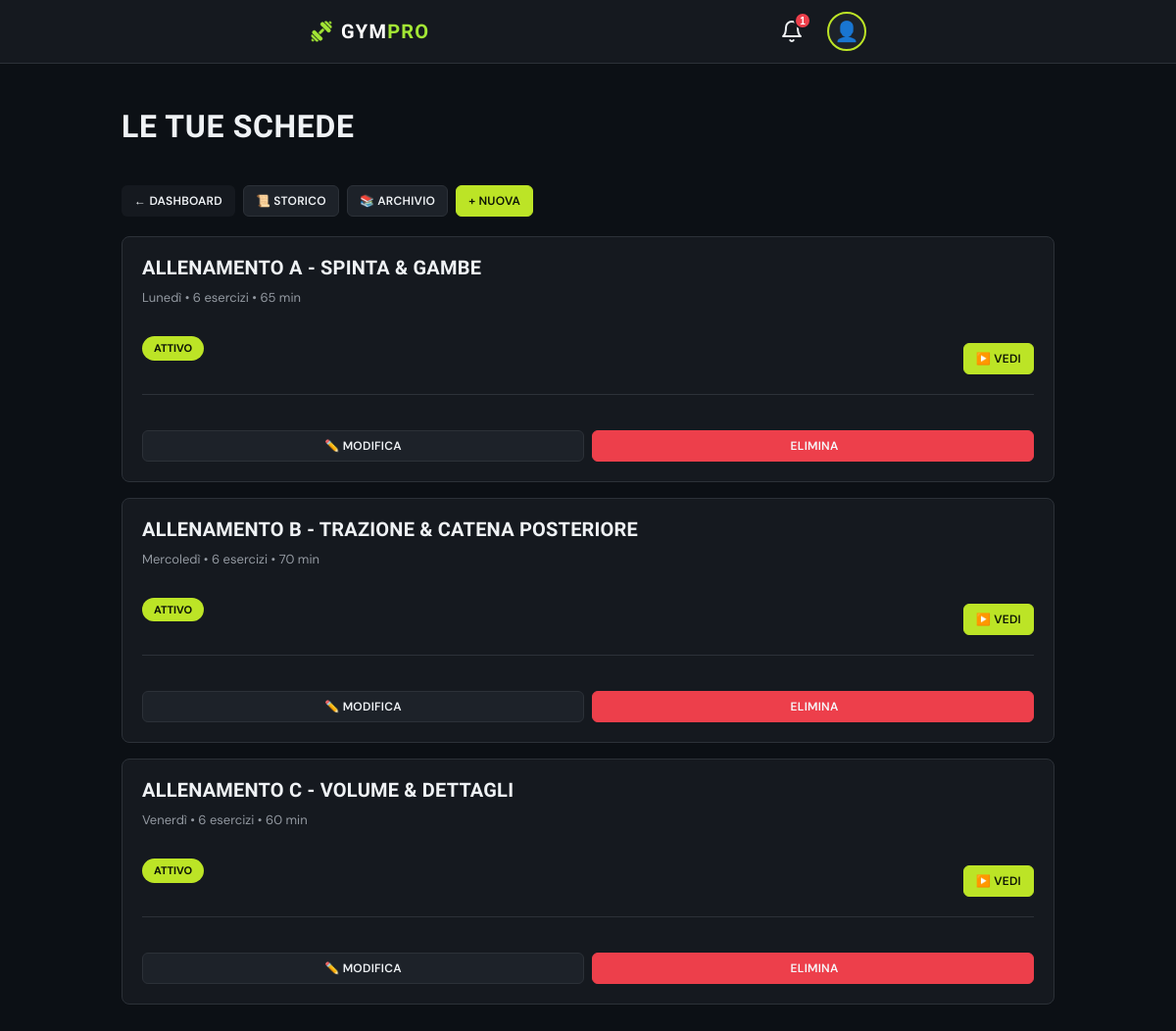
/workouts/index.php (signed in), run on the app's committed database.
### tables this page shows
CREATE TABLE `workouts` (
  `id` int NOT NULL,
  `user_id` int NOT NULL,
  `name` varchar(100) NOT NULL,
  `day_of_week` enum('monday','tuesday','wednesday','thursday','friday','saturday','sunday') DEFAULT NULL,
  `focus_area` varchar(100) DEFAULT NULL,
  `duration_minutes` int DEFAULT NULL,
  `is_active` tinyint(1) DEFAULT '1',
  `created_at` timestamp NULL DEFAULT CURRENT_TIMESTAMP,
  `updated_at` timestamp NULL DEFAULT CURRENT_TIMESTAMP ON UPDATE CURRENT_TIMESTAMP
);

### workouts/index.php (the view, shortened to what this page needs)
<?php
require_once '../config/database.php';
$user_id = $_SESSION['user_id'];
$stmt = $pdo->prepare("
    SELECT w.*, COUNT(we.id) as exercise_count
    FROM workouts w
    LEFT JOIN workout_exercises we ON w.id = we.workout_id
    WHERE w.user_id = ?
    GROUP BY w.id
    ORDER BY FIELD(w.day_of_week, 'monday', 'tuesday', 'wednesday', 'thursday', 'friday', 'saturday', 'sunday')
");
$stmt->execute([$user_id]);
$workouts = $stmt->fetchAll();
$days_italian = [
    'monday' => 'Lunedì', 'tuesday' => 'Martedì', 'wednesday' => 'Mercoledì',
    'thursday' => 'Giovedì', 'friday' => 'Venerdì', 'saturday' => 'Sabato', 'sunday' => 'Domenica'
];
?>
<!DOCTYPE html>
<html lang="it">
<head>
    <link rel="stylesheet" href="../assets/css/style.css">
</head>
<body>
    <?php include '../includes/header.php'; ?>
    <div class="container">
        <div class="page-header">
            <h1 class="page-title">Le tue Schede</h1>
            <div class="action-bar">
                <a href="../dashboard/index.php" class="btn btn-sm" style="background: var(--surface); color: var(--foreground);">
                    ← Dashboard
                </a>
                <a href="history.php" class="btn btn-sm btn-secondary">
                    📜 Storico
                </a>
                <a href="../exercises/archive.php" class="btn btn-sm btn-secondary">
                    📚 Archivio
                </a>
                <a href="create.php" class="btn btn-sm btn-primary">
                    + Nuova
                </a>
            </div>
        </div>
        <?php if (empty($workouts)): ?>
            <div class="card">
                <div class="card-body text-center" style="padding: 60px 20px;">
                    <p style="font-size: 64px; margin-bottom: 16px;">💪</p>
                    <h3 style="margin-bottom: 8px;">Nessun allenamento</h3>
                    <p class="text-muted" style="margin-bottom: 24px;">Crea la tua prima scheda o importa dall'archivio esercizi</p>
                    <a href="create.php" class="btn btn-primary">Crea Allenamento</a>
                </div>
            </div>
        <?php else: ?>
            <?php foreach ($workouts as $workout): ?>
                <div class="workout-card">
                    <div class="workout-header">
                        <h2 class="workout-name"><?= htmlspecialchars($workout['name']) ?></h2>
                        <div class="workout-meta">
                            <?= $days_italian[$workout['day_of_week']] ?? 'Giorno libero' ?> •
                            <?= $workout['exercise_count'] ?> esercizi •
                            <?= $workout['duration_minutes'] ?> min
                        </div>
                    </div>
                    <div class="workout-body">
                        <div style="display: flex; justify-content: space-between; align-items: center;">
                            <span class="status-badge <?= $workout['is_active'] ? 'status-active' : 'status-inactive' ?>">
                                <?= $workout['is_active'] ? 'Attivo' : 'Inattivo' ?>
                            </span>
                            <a href="view.php?id=<?= $workout['id'] ?>" class="btn btn-sm btn-primary">
                                ▶️ Vedi
                            </a>
                        </div>
                        <div class="workout-actions">
                            <a href="edit.php?id=<?= $workout['id'] ?>" class="btn btn-sm btn-secondary">
                                ✏️ Modifica
                            </a>
                            <a href="delete.php?id=<?= $workout['id'] ?>"
                               class="btn btn-sm btn-danger"
                               onclick="return confirm('Sei sicuro di voler eliminare questa scheda?')">
                                ️ Elimina
                            </a>
                        </div>
                    </div>
                </div>
            <?php endforeach; ?>
        <?php endif; ?>
    </div>
</body>
</html>

### assets/css/style.css (style rules this page uses)
:root { --radius-sm: calc(0.5rem - 4px); --radius-md: calc(0.5rem - 2px); --radius: 0.5rem; --radius-lg: 0.5rem; --radius-xl: calc(0.5rem + 4px); --radius-2xl: calc(0.5rem + 8px); --background: oklch(0.17 0.012 260); --foreground: oklch(0.96 0.005 250); --surface: oklch(0.21 0.014 260); --surface-strong: oklch(0.25 0.016 260); --card: oklch(0.21 0.014 260); --card-foreground: oklch(0.96 0.005 250); --popover: oklch(0.21 0.014 260); --popover-foreground: oklch(0.96 0.005 250); --primary: oklch(0.86 0.2 122); --primary-foreground: oklch(0.18 0.03 130); --secondary: oklch(0.27 0.016 260); --secondary-foreground: oklch(0.95 0.005 250); --muted: oklch(0.25 0.014 260); --muted-foreground: oklch(0.68 0.014 258); --accent: oklch(0.8 0.16 78); --accent-foreground: oklch(0.2 0.03 70); --destructive: oklch(0.63 0.21 22); --destructive-foreground: oklch(0.98 0.005 250); --success: oklch(0.75 0.16 155); --success-foreground: oklch(0.18 0.03 155); --warning: oklch(0.82 0.16 80); --warning-foreground: oklch(0.2 0.03 70); --border: oklch(0.31 0.014 260); --input: oklch(0.31 0.014 260); --ring: oklch(0.86 0.2 122); --protein: oklch(0.72 0.16 25); --carbs: oklch(0.78 0.15 230); --fat: oklch(0.82 0.16 80); --kcal: oklch(0.86 0.2 122); --chart-1: oklch(0.86 0.2 122); --chart-2: oklch(0.78 0.15 230); --chart-3: oklch(0.82 0.16 80); --chart-4: oklch(0.72 0.16 25); --chart-5: oklch(0.75 0.1 300); --sidebar: oklch(0.19 0.013 260); --sidebar-foreground: oklch(0.93 0.005 250); --sidebar-primary: oklch(0.86 0.2 122); --sidebar-primary-foreground: oklch(0.18 0.03 130); --sidebar-accent: oklch(0.26 0.016 260); --sidebar-accent-foreground: oklch(0.96 0.005 250); --sidebar-border: oklch(0.29 0.014 260); --sidebar-ring: oklch(0.86 0.2 122); --shadow-sm: 0 1px 2px 0 rgba(0, 0, 0, 0.3); --shadow: 0 2px 8px rgba(0, 0, 0, 0.4); --shadow-lg: 0 4px 16px rgba(0, 0, 0, 0.5); --shadow-xl: 0 8px 24px rgba(0, 0, 0, 0.6); }
* { margin: 0; padding: 0; box-sizing: border-box; }
html { color-scheme: dark; -webkit-font-smoothing: antialiased; -moz-osx-font-smoothing: grayscale; }
body { font-family: 'DM Sans', ui-sans-serif, system-ui, sans-serif; background-color: var(--background); color: var(--foreground); line-height: 1.5; padding-bottom: 80px; min-height: 100vh; }
h1, h2, h3, h4, h5, h6 { font-family: 'Barlow Condensed', ui-sans-serif, system-ui, sans-serif; font-weight: 700; letter-spacing: 0.01em; text-transform: uppercase; }
a { color: var(--primary); text-decoration: none; transition: opacity 0.2s; }
.container { max-width: 600px; margin: 0 auto; padding: 16px; }
.btn { display: inline-flex; align-items: center; justify-content: center; gap: 8px; padding: 10px 20px; border-radius: var(--radius-md); font-weight: 600; font-size: 14px; text-decoration: none; cursor: pointer; border: 1px solid transparent; transition: all 0.2s ease; font-family: 'DM Sans', sans-serif; text-transform: uppercase; letter-spacing: 0.02em; }
.btn-primary { background: var(--primary); color: var(--primary-foreground); border-color: var(--primary); }
.btn-secondary { background: var(--surface-strong); color: var(--foreground); border-color: var(--border); }
.btn-danger { background: var(--destructive); color: var(--destructive-foreground); border-color: var(--destructive); }
.btn-sm { padding: 6px 12px; font-size: 12px; }
@media (min-width: 768px) { body { padding-bottom: 0; } }
.btn { margin-top: 20px; transition: all 0.2s ease; }
@media (min-width: 768px) { .container { max-width: 800px; padding: 24px; } }
@media (min-width: 1024px) { .container { max-width: 1000px; } }

### data on the page
workouts: name "ALLENAMENTO A - SPINTA & GAMBE", day_of_week "Lunedì", exercise_count "6", duration_minutes "65", is_active "ATTIVO"
workouts: name "ALLENAMENTO B - TRAZIONE & CATENA POSTERIORE", day_of_week "Mercoledì", exercise_count "6", duration_minutes "70", is_active "ATTIVO"
workouts: name "ALLENAMENTO C - VOLUME & DETTAGLI", day_of_week "Venerdì", exercise_count "6", duration_minutes "60", is_active "ATTIVO"

### other printed values
$unread_notifications "1"
